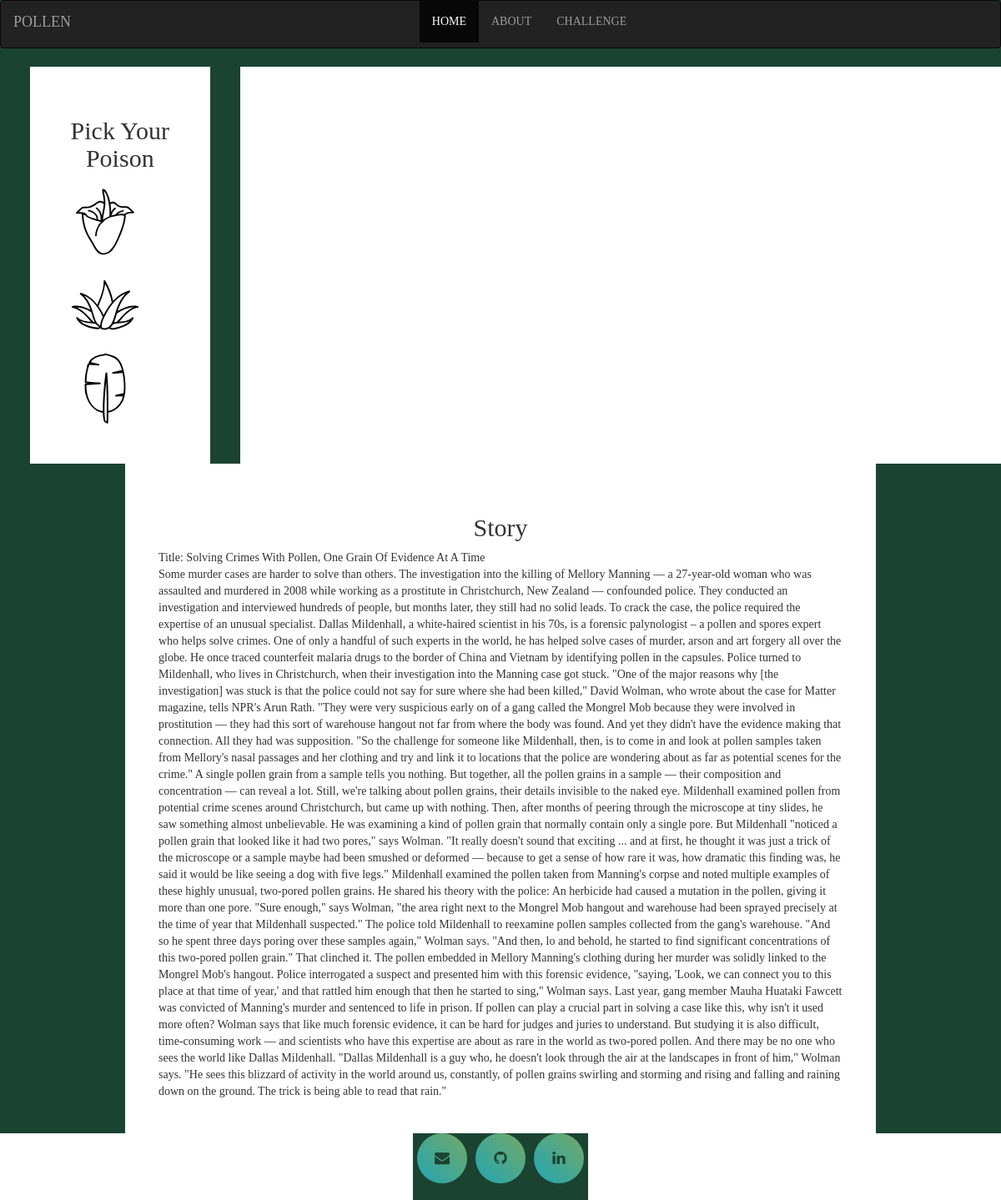
Page /archive.php?pictureId=1 on the committed database.
### tables this page shows
CREATE TABLE `story` (
  `id` int(11) NOT NULL,
  `title` text NOT NULL,
  `source` text NOT NULL,
  `article` longtext NOT NULL
);

### public/archive.php (the view, shortened to what this page needs)
<!DOCTYPE html>
<html>
	<head>
		<link rel="stylesheet" href="https://cdnjs.cloudflare.com/ajax/libs/animate.css/4.0.0/animate.min.css"/>
		<link rel="stylesheet" href="https://cdnjs.cloudflare.com/ajax/libs/font-awesome/4.7.0/css/font-awesome.min.css"/>
		<link rel="stylesheet" type="text/css" href="style.css"/>
		<link rel="stylesheet" href="https://cdnjs.cloudflare.com/ajax/libs/fullPage.js/3.0.8/fullpage.min.css" />
		<link rel="stylesheet" href="https://maxcdn.bootstrapcdn.com/bootstrap/3.4.1/css/bootstrap.min.css">
	</head>
	<body>
		<header>
			<nav class="navbar navbar-inverse">
				<div class="container-fluid">
				  <div class="navbar-header">
					<a class="navbar-brand" href="/">POLLEN</a>
				  </div>
				  <div class="collapse navbar-collapse" id="myNavbar">
					<ul class="nav navbar-nav">
					  <li class="active"><a href="/views/index.html">HOME</a></li>
					  <li><a href="/views/about.html">ABOUT</a></li>
					  <li><a href="/views/folder/challenge.php">CHALLENGE</a></li>
					</ul>
				  </div>
				</div>
			  </nav>
		</header>
		<section class="animation">
			<div class="main">
				<div class="svgs">
					<div class="poison">
						<h2>Pick Your Poison</h2>
<?php
						echo "<a href=\"home.php?pictureId=1\" class=\"arum\"></a>";
						echo "<a href=\"home.php?pictureId=2\" class=\"aloe\"></a>";
						echo "<a href=\"home.php?pictureId=3\" class=\"banana\"></a>";
?>
					</div>
				</div>
			</div>
		</section>
		<section class="animation">
			<div class="story">
				<h2>Story</h2>
<?php
				$servername = "us-cdbr-east-05.cleardb.net";
				$username = "b8f493d5441bba";
				$password = "d2ebee76";
				$dbname = "heroku_7f19938a1668d8e";
				$conn = new mysqli($servername, $username, $password, $dbname);
				$id = "";
				if( isset( $_GET["pictureId"] ) ) {
					$id = $_GET["pictureId"];
				}
				$sql = "SELECT * FROM story ";
				$sql .= "WHERE id=" . $id . "";
				$result = $conn->query($sql);
				if ($result->num_rows > 0) {
					while($row = $result->fetch_assoc()) {
						echo "Title: " . $row["title"]. "<br>" . $row["article"];
					}
				}
?>
			</div>
		</section>
	</body>
	<footer>
		<div class="footer-buttons">
			<a href="mailto:pollen.forensicbotany@gmail.com"><i class="fa fa-envelope"></i></a>
			<a href="https://github.com/pollenators/pollen"><i class="fa fa-github"></i></a>
			<a href="https://www.linkedin.com/"><i class="fa fa-linkedin"></i></a>
		</div>
	</footer>
</html>

### public/style.css (style rules this page uses)
* { margin: 0px; padding: 0px; font-family: Georgia, 'Times New Roman', Times, serif, Helvetica, sans-serif; }
body { background-color: #1b4332; font-size: 2000px; }
h2, .h2, .phrase, .text-light { color:#FFFFFF; }
header { height: 10vh; min-height: 100%; background-color: #1b4332; display: flex; justify-content: center; align-items: center; overflow-y: visible; }
footer, .footer-buttons { height: 10vh; background-color: #1b4332; display: flex; justify-self: center; justify-content: center; align-content: center; overflow: hidden; display: dynamic; }
section { background-color: #1b4332; display: flex; justify-self: flex-start; align-self: center; align-content: center; flex-wrap: wrap; height: 100%; }
.navbar .navbar-nav { display: inline-block; float: none; vertical-align: center; }
.navbar .navbar-collapse { text-align: center; }
.animation { display: flex; justify-content: center; align-self: center; align-content: flex-start; }
.intro, .main, .story { background-color: #FFFFFF; display: flex; justify-content: center; align-self: center; align-content: flex-start; flex-wrap: wrap; flex-direction: row; padding: 5vh; width: 75%; overflow: hidden; animation: 2s ease-out .05s 1 slideInFromBot; }
.animation h2 { width: 100%; text-align:center; }
.svgs { display: flex; justify-content: center; align-self: center; align-content: flex-start; }
.arum { display: flexbox; background-image: url('svg/arum.svg'); height: 100px; width: 100px; background-repeat: no-repeat; font-size: 75px; text-indent: -9999px; display: block; }
.aloe { display: flexbox; background-image: url('svg/aloe.svg'); height: 100px; width: 100px; background-repeat: no-repeat; font-size: 75px; display: block; }
.banana { display: flexbox; background-image: url('svg/banana_leaf.svg'); height: 100px; width: 100px; background-repeat: no-repeat; font-size: 75px; display: block; }
.footer-buttons a { display: flex; text-decoration: none; font-size: 18px; width: 60px; height: 60px; color: #1b4332; justify-content: center; align-items: center; position: relative; z-index: 3; margin: 0 5px; }
.footer-buttons a::before { content: ""; position: absolute; width: 60px; height: 60px; background: linear-gradient(45deg,#22a6b3,#74A867); border-radius: 50%; z-index: 3; transition: 0.3s ease-in; }
.footer-buttons a i { z-index: 3; transition: 0.3s ease-in; }

### rows in the picture
story: title "Solving Crimes With Pollen, One Grain Of Evidence At A Time", article "Some murder cases are harder to solve than others. The investigation into the killing of Mellory Manning — a 27-year-old woman who was assaulted and murdered in 2008 while working as a prostitute in Christchurch, New Zealand — confounded police. They conducted an investigation and interviewed hundreds of people, but months later, they still had no solid leads. To crack the case, the police required the expertise of an unusual specialist. Dallas Mildenhall, a white-haired scientist in his 70s, is a forensic palynologist – a pollen and spores expert who helps solve crimes. One of only a handful of such experts in the world, he has helped solve cases of murder, arson and art forgery all over…"
